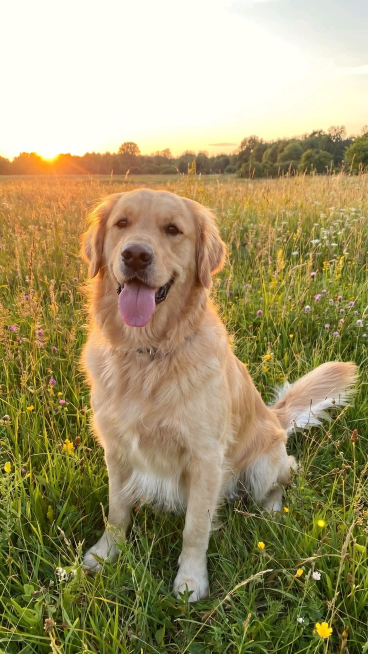
#> input picture openCV/dog.jpg, 736 x 1308 px (shown at 1/2 size)
$ python crop.py
#> lines starting #> are read from the running program, lines starting #| are printed output that depends on the picture
import cv2
img = cv2.imread("dog.jpg")
#> img is the input picture: shape (1308, 736, 3); mean B, G, R 106.6, 149.1, 161.2
# Tăiem imaginea
crop=img[100:400, 200:600]
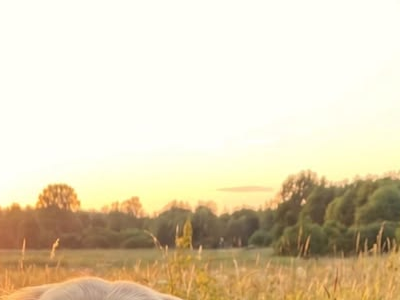
#> crop: shape (300, 400, 3); mean B, G, R 183.4, 211.3, 224.3
# Afișăm imaginea tăiată
cv2.imshow("Imaginea mea",crop)
cv2.waitKey(0)
cv2.destroyAllWindows()
